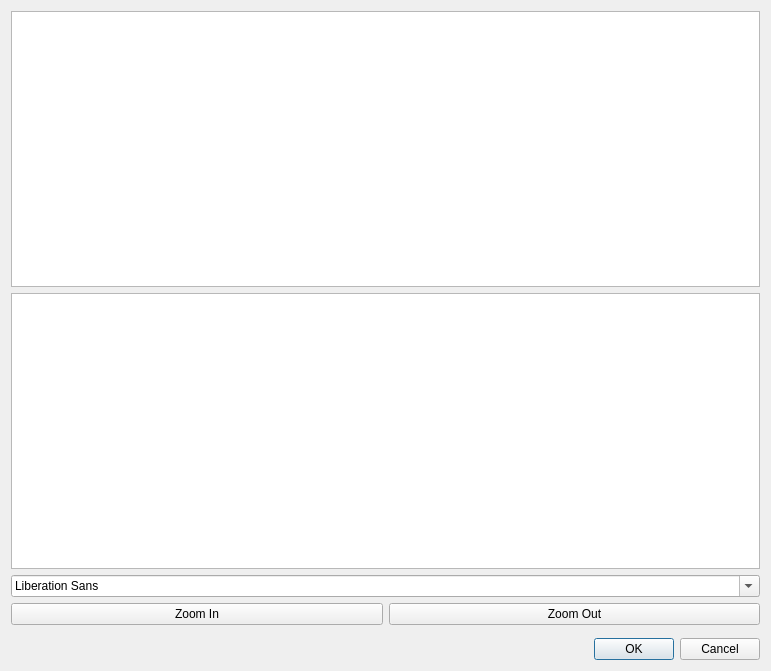
<?xml version="1.0" encoding="UTF-8"?>
<ui version="4.0">
 <class>TTestFonts</class>
 <widget class="QDialog" name="TTestFonts">
  <property name="geometry">
   <rect>
    <x>0</x>
    <y>0</y>
    <width>771</width>
    <height>671</height>
   </rect>
  </property>
  <property name="windowTitle">
   <string>Dialog</string>
  </property>
  <layout class="QVBoxLayout" name="verticalLayout">
   <item>
    <widget class="QGraphicsView" name="graphicsView_2"/>
   </item>
   <item>
    <widget class="QGraphicsView" name="graphicsView">
     <property name="sizePolicy">
      <sizepolicy hsizetype="Expanding" vsizetype="Expanding">
       <horstretch>0</horstretch>
       <verstretch>0</verstretch>
      </sizepolicy>
     </property>
    </widget>
   </item>
   <item>
    <widget class="QFontComboBox" name="fontComboBox"/>
   </item>
   <item>
    <layout class="QHBoxLayout" name="horizontalLayout">
     <property name="bottomMargin">
      <number>7</number>
     </property>
     <item>
      <widget class="QPushButton" name="pushButton_2">
       <property name="text">
        <string>Zoom In</string>
       </property>
      </widget>
     </item>
     <item>
      <widget class="QPushButton" name="pushButton">
       <property name="text">
        <string>Zoom Out</string>
       </property>
      </widget>
     </item>
    </layout>
   </item>
   <item>
    <widget class="QDialogButtonBox" name="buttonBox">
     <property name="orientation">
      <enum>Qt::Horizontal</enum>
     </property>
     <property name="standardButtons">
      <set>QDialogButtonBox::Cancel|QDialogButtonBox::Ok</set>
     </property>
    </widget>
   </item>
  </layout>
 </widget>
 <resources/>
 <connections>
  <connection>
   <sender>buttonBox</sender>
   <signal>accepted()</signal>
   <receiver>TTestFonts</receiver>
   <slot>accept()</slot>
   <hints>
    <hint type="sourcelabel">
     <x>257</x>
     <y>661</y>
    </hint>
    <hint type="destinationlabel">
     <x>157</x>
     <y>274</y>
    </hint>
   </hints>
  </connection>
  <connection>
   <sender>buttonBox</sender>
   <signal>rejected()</signal>
   <receiver>TTestFonts</receiver>
   <slot>reject()</slot>
   <hints>
    <hint type="sourcelabel">
     <x>325</x>
     <y>661</y>
    </hint>
    <hint type="destinationlabel">
     <x>286</x>
     <y>274</y>
    </hint>
   </hints>
  </connection>
  <connection>
   <sender>pushButton_2</sender>
   <signal>clicked()</signal>
   <receiver>TTestFonts</receiver>
   <slot>OnZoomIn()</slot>
   <hints>
    <hint type="sourcelabel">
     <x>196</x>
     <y>602</y>
    </hint>
    <hint type="destinationlabel">
     <x>385</x>
     <y>335</y>
    </hint>
   </hints>
  </connection>
  <connection>
   <sender>pushButton</sender>
   <signal>clicked()</signal>
   <receiver>TTestFonts</receiver>
   <slot>OnZoomOut()</slot>
   <hints>
    <hint type="sourcelabel">
     <x>574</x>
     <y>602</y>
    </hint>
    <hint type="destinationlabel">
     <x>385</x>
     <y>335</y>
    </hint>
   </hints>
  </connection>
  <connection>
   <sender>fontComboBox</sender>
   <signal>currentFontChanged(QFont)</signal>
   <receiver>TTestFonts</receiver>
   <slot>OnChangeFont(QFont)</slot>
   <hints>
    <hint type="sourcelabel">
     <x>385</x>
     <y>568</y>
    </hint>
    <hint type="destinationlabel">
     <x>385</x>
     <y>335</y>
    </hint>
   </hints>
  </connection>
 </connections>
 <slots>
  <slot>OnZoomIn()</slot>
  <slot>OnZoomOut()</slot>
  <slot>OnChangeFont()</slot>
  <slot>OnChangeFont(QFont)</slot>
 </slots>
</ui>
